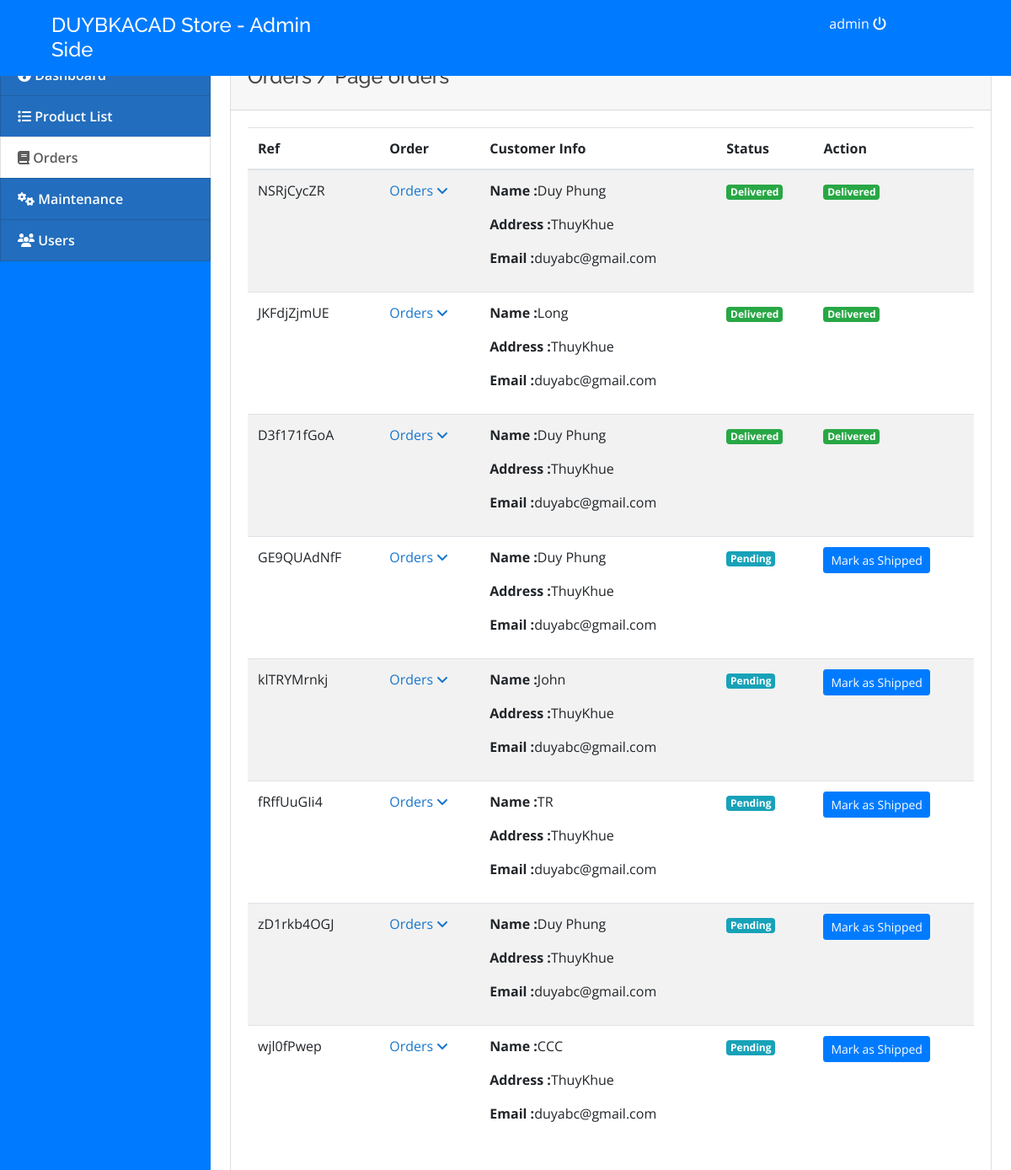
Screenshot of /admin/index.php?page=orders (signed in) with the database file from the repository.
### tables this page shows
CREATE TABLE `orders` (
  `order_id` int(11) NOT NULL,
  `user_id` int(11) NOT NULL,
  `product_id` int(11) NOT NULL,
  `qty` int(11) NOT NULL,
  `ref_id` varchar(255) NOT NULL,
  `status` tinyint(1) NOT NULL DEFAULT 1 COMMENT '0=canelled, 1= pending, 2 =  shipping, 3 =  delivered'
);

CREATE TABLE `orders_info` (
  `order_id` int(10) NOT NULL,
  `user_id` int(11) NOT NULL,
  `f_name` varchar(255) NOT NULL,
  `email` varchar(255) NOT NULL,
  `address` varchar(255) NOT NULL,
  `prod_count` int(15) DEFAULT NULL,
  `total_amt` int(15) DEFAULT NULL
);

### admin/orders.php (the view, shortened to what this page needs)
    <?php
include("../db.php");
$page=$_GET['page'];
include "sidenav.php";
include "topheader.php";
?>
      <div class="content">
        <div class="container-fluid">
          <div class="col-md-14">
            <div class="card ">
              <div class="card-header card-header-primary">
                <h4 class="card-title">Orders  / Page <?php echo $page;?> </h4>
              </div>
              <div class="card-body">
                <div class="table-responsive ps">
                  <table class="table table-hover table-striped " id="ordertbl">
                    <thead class="">
                      <tr>
                        <th>Ref</th>
                        <th>Order</th>
                        <th>Customer Info</th>
                        <th>Status</th>
                        <th>Action</th>
                    </tr></thead>
                    <tbody>
                      <?php
                        $result=mysqli_query($con,"select * from orders o inner join orders_info oi on oi.order_id= o.order_id ")or die ("query 1 incorrect.....");
                        while($row=mysqli_fetch_array($result))
                        {
                        ?>
                        <tr>
                          <td><?php echo $row['ref_id'] ?></td>
                          <td>
                              <a data-toggle="collapse" href="#prod<?php echo $row['order_id'] ?>" role="button" aria-expanded="false" aria-controls="prod<?php echo $row['order_id'] ?>">Orders <span><i class="fa fa-angle-down"></i></span></a>
                          </td>
                          <td>
                            <p><b>Name :</b><?php echo ucwords($row['f_name']) ?></p>
                            <p><b>Address :</b><?php echo $row['address'] ?></p>
                            <p><b>Email :</b><?php echo $row['email'] ?></p>
                          </td>
                          <td>
                            <?php if($row['status'] == 0): ?>
                              <div class="badge badge-danger">Cancelled</div>
                               <?php elseif($row['status'] == 1): ?>
                              <div class="badge badge-info">Pending</div>
                              <?php elseif($row['status'] == 2): ?>
                              <div class="badge badge-warning">Shipped</div>
                              <?php elseif($row['status'] == 3): ?>
                              <div class="badge badge-success">Delivered</div>
                              <?php endif; ?>
                          </td>
                          <td>
                               <?php if($row['status'] == 1): ?>
                                <button class="btn btn-sm btn-primary changestatus" data-stat ='2' data-id="<?php echo $row['order_id'] ?>">Mark as Shipped</button>
                              <?php elseif($row['status'] == 2): ?>
                                <button class="btn btn-sm btn-primary changestatus" data-stat ='3' data-id="<?php echo $row['order_id'] ?>">Mark as Delivered</button>
                              <?php elseif($row['status'] == 3): ?>
                                <div class="badge badge-success" data-id="<?php echo $row['order_id'] ?>" disabled>Delivered</div>
                              <?php endif; ?>
                          </td>
                        </tr>
                        <?php
                        }
                        ?>
                    </tbody>
                  </table>
                </div>
              </div>
            </div>
          </div>
        </div>
      </div>

### assets/css/style.css (style rules this page uses)
body { font-family: "Open Sans", sans-serif; color: #444444; width: 100%; height: calc(100%); }
a { color: #1977cc; }
h1, h2, h3, h4, h5, h6 { font-family: "Raleway", sans-serif; }

### rows the page displays
orders: ref "NSRjCycZR", orders_info.f_name "Duy Phung", orders_info.address "ThuyKhue", orders_info.email "duyabc@gmail.com", status "Delivered"
orders: ref "JKFdjZjmUE", orders_info.f_name "Long", orders_info.address "ThuyKhue", orders_info.email "duyabc@gmail.com", status "Delivered"
orders: ref "D3f171fGoA", orders_info.f_name "Duy Phung", orders_info.address "ThuyKhue", orders_info.email "duyabc@gmail.com", status "Delivered"
orders: ref "GE9QUAdNfF", orders_info.f_name "Duy Phung", orders_info.address "ThuyKhue", orders_info.email "duyabc@gmail.com", status "Pending"
orders: ref "klTRYMrnkj", orders_info.f_name "John", orders_info.address "ThuyKhue", orders_info.email "duyabc@gmail.com", status "Pending"
orders: ref "fRffUuGIi4", orders_info.f_name "TR", orders_info.address "ThuyKhue", orders_info.email "duyabc@gmail.com", status "Pending"
orders: ref "zD1rkb4OGJ", orders_info.f_name "Duy Phung", orders_info.address "ThuyKhue", orders_info.email "duyabc@gmail.com", status "Pending"
orders: ref "wjl0fPwep", orders_info.f_name "CCC", orders_info.address "ThuyKhue", orders_info.email "duyabc@gmail.com", status "Pending"

### other values shown
$_SESSION['login_admin_name'] "admin"
$page "orders"
